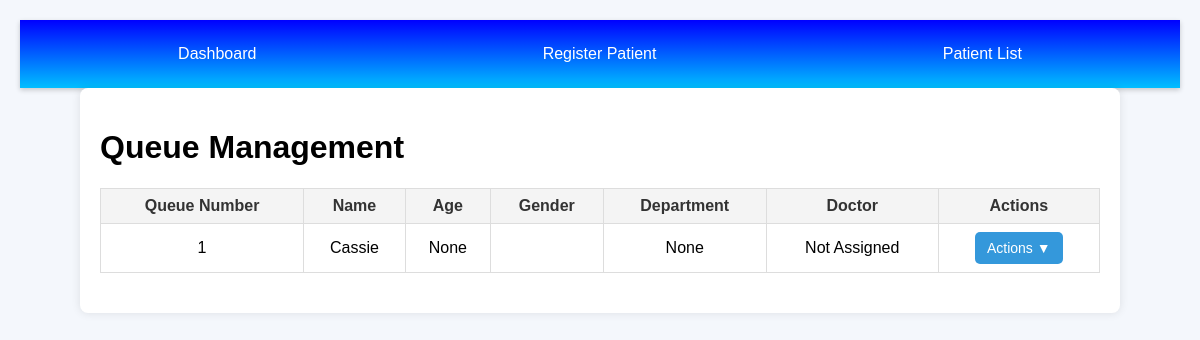
The app's page /queue_management/, older data.
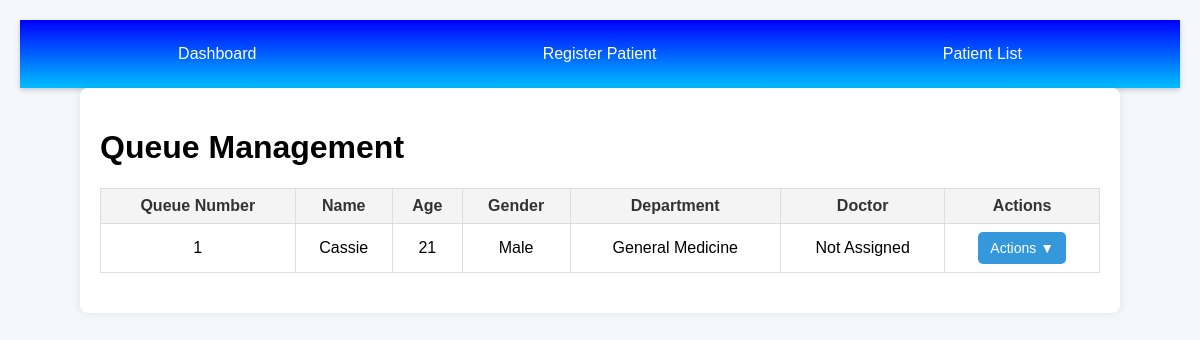
The same page, newer data.
### Nazareth/models.py (models this page shows, shortened)
class Patient(models.Model):
    assigned_doctor = models.ForeignKey(
        'Doctor',
        on_delete=models.SET_NULL,
        null=True,
        blank=True,
        related_name="patients"
    )
    name = models.CharField(max_length=100)
    age = models.PositiveIntegerField(null=True, blank=True)
    gender = models.CharField(
        max_length=10,
        choices=[
            ('male', 'Male'),
            ('female', 'Female'),
            ('other', 'Other'),
        ],
    )
    service = models.CharField(max_length=50)
    priority = models.CharField(
        max_length=10,
        choices=[
            ("low", "Low"),
            ("medium", "Medium"),
            ("high", "High"),
        ],
    )
    department = models.ForeignKey(
        'Department',
        on_delete=models.SET_NULL,
        null=True,
        blank=True,
        related_name="patients"
    )
    in_queue = models.BooleanField(default=False)
    is_active = models.BooleanField(default=True)
    queue_number = models.IntegerField(null=True, blank=True)
    date_registered = models.DateTimeField(default=now)
    phone_number = models.CharField(max_length=20)
    status = models.CharField(
        max_length=20,
        choices=[
            ('waiting', 'Waiting'),
            ('in_queue', 'In Queue'),
            ('in_process', 'In Process'),
            ('completed', 'Completed'),
            ('under_observation', 'Under Observation'),
            ('discharged', 'Discharged'),
        ],
        default='in_queue'
    )
    hidden = models.BooleanField(default=False)
    class Meta:
        ordering = ['queue_number']

class Department(models.Model):
    id = models.AutoField(primary_key=True)
    name = models.CharField(max_length=100, unique=True)
    def __str__(self):
        return self.name

### Nazareth/views.py (the view)
# urls.py: path('queue_management/', views.queue_management, name='queue_management'),
def queue_management(request):
    patients = Patient.objects.filter(in_queue=True).order_by('queue_number')
    doctors = Doctor.objects.all()
    return render(request, 'queue_management.html', {'patients': patients, 'doctors': doctors})

### Nazareth/templates/queue_management.html (shortened to what this page needs)
{% load static %}
<!doctype html>
<html lang="en">
<head>
    <link rel="stylesheet" href="{% static 'css/queue_management.css' %}">
</head>
<body>
<div class="navbar">
    <a href="{% url 'receptionist' %}">Dashboard</a>
    <a href="{% url 'register_patient' %}">Register Patient</a>
    <a href="{% url 'patient_list' %}">Patient List</a>
</div>
<div class="container">
    <h1>Queue Management</h1>
    {% if patients %}
        <table>
            <thead>
            <tr>
                <th>Queue Number</th>
                <th>Name</th>
                <th>Age</th>
                <th>Gender</th>
                <th>Department</th>
                <th>Doctor</th>
                <th>Actions</th>
            </tr>
            </thead>
            <tbody>
            {% for patient in patients %}
                <tr>
                    <td>{{ patient.queue_number }}</td>
                    <td>{{ patient.name }}</td>
                    <td>{{ patient.age }}</td>
                    <td>{{ patient.gender }}</td>
                    <td>{{ patient.department }}</td>
                    <td>
                        {% if patient.assigned_doctor %}
                            {{ patient.assigned_doctor.name }}
                        {% else %}
                            Not Assigned
                        {% endif %}
                    </td>
                    <td>
                        <div class="dropdown">
                            <button class="dropbtn">Actions ▼</button>
                        </div>
                    </td>
                </tr>
            {% endfor %}
            </tbody>
        </table>
    {% else %}
        <p class="no-patients">No patients in the queue.</p>
    {% endif %}
</div>
</body>
</html>

Row changes from the older to the newer data that the page shows:
changed Patient "Cassie": age "None" → "21"; gender (not shown) → "Male"; department "None" → "General Medicine"
